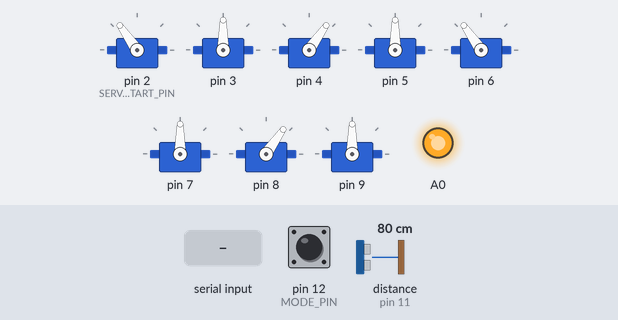
The sketch below on a simulated Arduino Nano, built with avr-gcc and run on an emulated ATmega328P. On the bench: 8 × servo, output pins drawn as LEDs (lit = HIGH). Inputs (shaded band) come from the test bench; at power-on: pin 12 (MODE_PIN) LOW, distance to the obstacle (sensor on pin 11) 80 cm. The echo pulse lasts 58.3 µs per cm; random numbers use the default seed unless the sketch sets one; pins used as bus, display or sensor lines are not drawn.

Above: at 4.3 s.
4.4 s: byte 98 (BACKWARD) received over Serial
At 4.75 s:
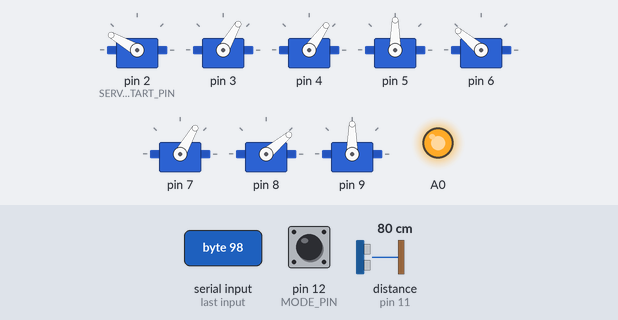
At 5.15 s:
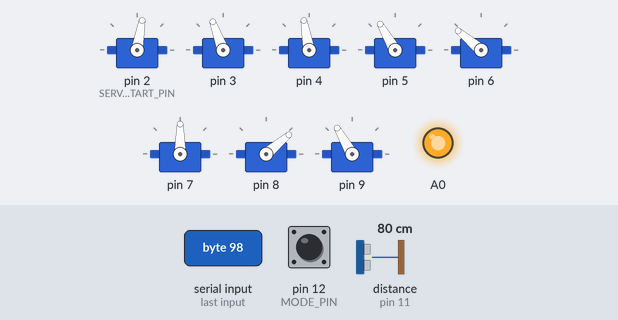
7.4 s: byte 103 (GO) received over Serial
10.4 s: byte 114 (RIGHT) received over Serial
13.4 s: byte 108 (LEFT) received over Serial
At 13.89 s:
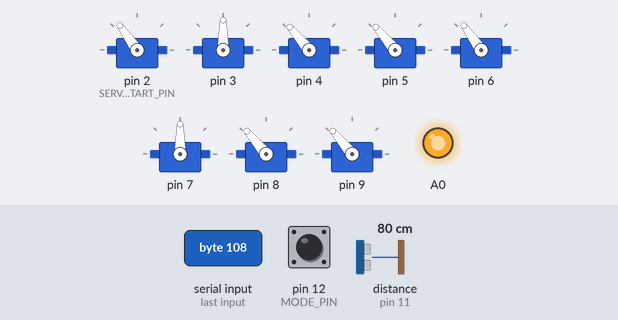
Timing chart, 0 to 17.4 s (numbered marks = the images above; inputs shaded):
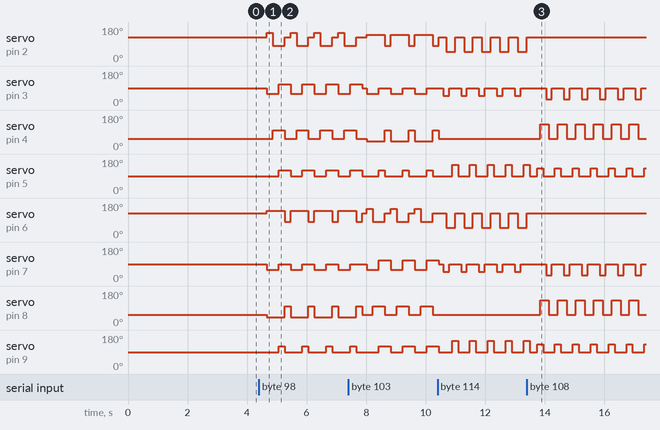

Measured:
- after the input at 4.4 s, servo on pin 2 (SERVO_START_PIN): 125° → 150° after 0.26 s, then repeats every 0.80 s: 80° 0.40 s, 125° 0.20 s, 150° 0.20 s; servo on pin 3: alternates 110° for 0.40 s and 60° for 0.40 s, starting after 0.26 s
- after the input at 13.4 s, servo on pin 4, servo on pin 8: alternates 130° for 0.30 s and 55° for 0.30 s, starting after 0.44 s

The sketch:

ez-arduino-quadruped-robot.ino
```cpp
/*
   This program is for this robot http://www.thingiverse.com/thing:1912377
*/
#include <Arduino.h>
#include "Oscillator.hpp"

//comment out below line if you don't use HC_SR04 sensor
#define __HC_SR04__

#ifdef __HC_SR04__
#define HC_SR04_TRIGGER_PIN 10
#define HC_SR04_ECHO_PIN 11
#define MIN_DISTANCE 10
#define MAX_DISTANCE MIN_DISTANCE + 10
#endif

#define MODE_PIN  12
#define SERVO_START_PIN 2
#define TIMEOUT 5000

#define FORWARD 'f'
#define LEFT 'l'
#define STAND 's'
#define RIGHT 'r'
#define BACKWARD 'b'
#define GO 'g'
#define RIGHT_FRONT 'c'
#define RIGHT_BACK 'e'
#define LEFT_FRONT 'd'
#define LEFT_BACK 'h'

// servo ID
#define FRONT_RIGHT_0 0
#define FRONT_RIGHT_1 1
#define BACK_RIGHT_0  2
#define BACK_RIGHT_1  3
#define BACK_LEFT_0   4
#define BACK_LEFT_1   5
#define FRONT_LEFT_0  6
#define FRONT_LEFT_1  7

typedef struct {
  int index;
  int degree;
  int delay;
} angle_t;


angle_t *forward = (angle_t []) {
  {FRONT_RIGHT_0, 140, 0},
  {FRONT_RIGHT_1, 60, 0},
  {BACK_RIGHT_0, 40, 0},
  {BACK_RIGHT_1, 90, 0},
  {BACK_LEFT_0, 150, 0},
  {BACK_LEFT_1, 60, 0},
  {FRONT_LEFT_0, 55, 0},
  {FRONT_LEFT_1, 90, 200},
  {BACK_LEFT_0, 80, 0},
  {FRONT_LEFT_0, 100, 200},
  {FRONT_RIGHT_1, 90, 0},
  {BACK_RIGHT_1, 120, 0},
  {BACK_LEFT_1, 110, 0},
  {FRONT_LEFT_1, 120, 200},
  {FRONT_RIGHT_0, 80, 0},
  {BACK_RIGHT_0, 100, 0},
  {BACK_RIGHT_1, 90, 0},
  {BACK_LEFT_0, 125, 0},
  {FRONT_LEFT_0, 55, 200},
  { -1, -1, -1}
};

angle_t *backward = (angle_t []) {
  {BACK_LEFT_0, 140, 0},
  {BACK_LEFT_1, 60, 0},
  {FRONT_LEFT_0, 40, 0},
  {FRONT_LEFT_1, 90, 0},
  {FRONT_RIGHT_0, 150, 0},
  {FRONT_RIGHT_1, 60, 0},
  {BACK_RIGHT_0, 55, 0},
  {BACK_RIGHT_1, 90, 200},
  {FRONT_RIGHT_0, 80, 0},
  {BACK_RIGHT_0, 100, 200},
  {BACK_LEFT_1, 90, 0},
  {FRONT_LEFT_1, 120, 0},
  {FRONT_RIGHT_1, 110, 0},
  {BACK_RIGHT_1, 120, 200},
  {BACK_LEFT_0, 80, 0},
  {FRONT_LEFT_0, 100, 0},
  {FRONT_LEFT_1, 90, 0},
  {FRONT_RIGHT_0, 125, 0},
  {BACK_RIGHT_0, 55, 200},
  { -1, -1, -1}
};

#define LEG_UP 50
#define LEG_DN 90
#define LEG_CLOSE 50  // move inward
#define LEG_OPEN 150  // move outward
#define LEG_TURN 125
#define INV(x) (180-x)

angle_t *right = (angle_t []) {
  {FRONT_RIGHT_1, LEG_UP, 0},
  {BACK_LEFT_1,   LEG_UP, 100},
  {FRONT_RIGHT_0, LEG_CLOSE, 0},
  {BACK_LEFT_0,   LEG_CLOSE, 100},
  //
  {FRONT_RIGHT_1, LEG_DN, 0},
  {BACK_LEFT_1,   LEG_DN, 100},
  {BACK_RIGHT_1, LEG_OPEN, 0},
  {FRONT_LEFT_1, LEG_OPEN, 100},
  //
  {FRONT_RIGHT_0, LEG_TURN,  0},
  {BACK_LEFT_0,   LEG_TURN,  100},
  {BACK_RIGHT_1,  LEG_DN,   0},
  {FRONT_LEFT_1,  LEG_DN,   100},
  { -1, -1, -1}
};

angle_t *left = (angle_t []) {
  {FRONT_LEFT_1, INV(LEG_UP), 0},
  {BACK_RIGHT_1, INV(LEG_UP), 100},
  {FRONT_LEFT_0, INV(LEG_CLOSE), 0},
  {BACK_RIGHT_0, INV(LEG_CLOSE), 100},
  //
  {FRONT_LEFT_1, INV(LEG_DN), 0},
  {BACK_RIGHT_1, INV(LEG_DN), 100},
  {BACK_LEFT_1, INV(LEG_OPEN), 0},
  {FRONT_RIGHT_1, INV(LEG_OPEN), 100},
  //
  {FRONT_LEFT_0, INV(LEG_TURN),  0},
  {BACK_RIGHT_0, INV(LEG_TURN),  100},
  {BACK_LEFT_1,  INV(LEG_DN),   0},
  {FRONT_RIGHT_1, INV(LEG_DN),   100},
  { -1, -1, -1}
};


angle_t *stand = (angle_t []) {
  {FRONT_RIGHT_0, 125, 0},
  {FRONT_RIGHT_1, 90, 0},
  {BACK_RIGHT_0, 55, 0},
  {BACK_RIGHT_1, 90, 0},
  {BACK_LEFT_0, 125, 0},
  {BACK_LEFT_1, 90, 0},
  {FRONT_LEFT_0, 55, 0},
  {FRONT_LEFT_1, 90, 150},
  { -1, -1, -1}
};


char movements[] = {FORWARD, LEFT, STAND, RIGHT, BACKWARD};
Oscillator servos[8];
unsigned long cur_time, prev_time;
char action;
char prev_action;
boolean auto_mode = true;

void locomotion(angle_t angles[]);

void setup() {
  int i;
  for (i = 0; i < 8; i++) {
    servos[i].attach(i + SERVO_START_PIN);
  }
  Serial.begin(115200);

#ifdef __HC_SR04__
  pinMode(HC_SR04_TRIGGER_PIN, OUTPUT);
  pinMode(HC_SR04_ECHO_PIN, INPUT);
#endif
  //
  pinMode(MODE_PIN, INPUT);
  auto_mode = digitalRead(MODE_PIN);
  if (auto_mode) {
    analogWrite(A0, 0);
    prev_action = action = FORWARD;
  } else {
    prev_action = action = STAND;
    analogWrite(A0, 128);
  }
  //
  locomotion(stand);
  randomSeed(analogRead(A7));
  cur_time = prev_time = millis();
  delay(3000);
}

void loop() {
  //locomotion(forward);return;
  if (auto_mode) {
    cur_time = millis();
    if (cur_time - prev_time >= TIMEOUT) {
      prev_time = cur_time;
      do {
        action = movements[(int)random(0, 5)];
      } while (action == prev_action || action == STAND);
      //Serial.println(action);
    }
#ifdef __HC_SR04__
    action = detect_obstacle(action);
#endif
  } else {
    if (Serial.available () > 0) {
      action = Serial.read ();
    }
  }

  if (1) {
    long receivedNumber = 0;
    boolean negative = false;
    byte channel = 0;

    switch (action) {
      case '>':
        //        if (negative)
        //          do(-receivedNumber, channel);
        //        else
        //          do(receivedNumber, channel);
        break;
      case  '<':  // fall through to start a new number
        receivedNumber = 0;
        negative = false;
        channel = 0;
        break;
      case GO:
#ifdef __HC_SR04__
        action = detect_obstacle(action);
        if (action == BACKWARD) {
          goto __backward;
        } else if (action == STAND) {
          goto __stand;
        }
#endif
      case FORWARD:
        if (action != prev_action) {
          prev_action = action;
          locomotion(stand);
        }
        locomotion(forward);
        break;

      case BACKWARD: // Go BACK
__backward:
        if (action != prev_action) {
          prev_action = action;
          locomotion(stand);
        }
        locomotion(backward);
        break;
      case RIGHT:
        if (action != prev_action) {
          prev_action = action;
          locomotion(stand);
        }
        locomotion(right);
        break;
      case RIGHT_FRONT:
        locomotion(stand);
        locomotion(right);
        locomotion(stand);
        locomotion(forward);
        locomotion(stand);
        break;
      case RIGHT_BACK:
        locomotion(stand);
        locomotion(right);
        locomotion(stand);
        locomotion(backward);
        locomotion(stand);
        break;
      case LEFT:
        if (action != prev_action) {
          prev_action = action;
          locomotion(stand);
        }
        locomotion(left);
        break;
      case LEFT_FRONT:
        locomotion(stand);
        locomotion(left);
        locomotion(stand);
        locomotion(forward);
        locomotion(stand);
        break;
      case LEFT_BACK:
        locomotion(stand);
        locomotion(left);
        locomotion(stand);
        locomotion(backward);
        locomotion(stand);
        break;
      case STAND:
__stand:
        locomotion(stand);
        break;
      case 'x':
        channel = 1;
        break;
      case 'y':
        channel = 2;
        break;
      case '0' ... '9':
        receivedNumber *= 10;
        receivedNumber += action - '0';
        break;
      case '-':
        negative = true;
        break;
    } // end of switch
  }
}


void locomotion(angle_t angles[]) {
  int i = 0;
  while (1) {
    if (angles[i].degree == -1 ||
        angles[i].index == -1 ||
        angles[i].delay == -1) {
      break;
    }
    servos[angles[i].index].SetPosition(angles[i].degree);
    if (angles[i].delay > 0) delay(angles[i].delay);
    i++;
  }
  //delay(1000);
}


#ifdef __HC_SR04__
char detect_obstacle(char action) {
  char i = action;
  long cm = distance_measure();
  if (cm < MIN_DISTANCE) {
    i = STAND;
  } else if (cm >= MIN_DISTANCE && cm <= MAX_DISTANCE) {
    i = BACKWARD;
  }
  return i;
}

long distance_measure()
{
  // establish variables for duration of the ping,
  // and the distance result in inches and centimeters:
  long duration, cm;

  // The PING))) is triggered by a HIGH pulse of 2 or more microseconds.
  // Give a short LOW pulse beforehand to ensure a clean HIGH pulse:

  digitalWrite(HC_SR04_TRIGGER_PIN, LOW);
  delayMicroseconds(2);
  digitalWrite(HC_SR04_TRIGGER_PIN, HIGH);
  delayMicroseconds(5);
  digitalWrite(HC_SR04_TRIGGER_PIN, LOW);

  // The same pin is used to read the signal from the PING))): a HIGH
  // pulse whose duration is the time (in microseconds) from the sending
  // of the ping to the reception of its echo off of an object.
  duration = pulseIn(HC_SR04_ECHO_PIN, HIGH);

  // The speed of sound is 340 m/s or 29 microseconds per centimeter.
  // The ping travels out and back, so to find the distance of the
  // object we take half of the distance travelled.
  cm =  duration / 29 / 2;
  //Serial.print(cm);
  //Serial.println("cm");
  // delay(100);
  return cm;
}
#endif
```

Oscillator.cpp
```cpp
/*
 * File:   Oscillator.cpp
 * Author: user
 *
 * Created on June 16, 2016, 3:35 PM
 */
#include "Oscillator.hpp"

Oscillator::Oscillator() {
    _trim = 0;
    _phase = 0;
    _O = 0;
    _phase0 = 0;

}

//-- This function returns true if another sample
//-- should be taken (i.e. the TS time has passed since
//-- the last sample was taken

bool Oscillator::next_sample() {

 //-- Read current time
  _currentMillis = millis();

  //-- Check if the timeout has passed
  if(_currentMillis - _previousMillis > _TS) {
    _previousMillis = _currentMillis;

    return true;
  }

  return false;
}

//-- Attach an oscillator to a servo
//-- Input: pin is the arduino pin were the servo
//-- is connected

void Oscillator::attach(int pin, bool rev) {
    //-- If the oscillator is detached, attach it.
    if (!_servo.attached()) {

        //-- Attach the servo and move it to the home position
        _servo.attach(pin);
        _servo.write(90);

        //-- Initialization of oscilaltor parameters
        _TS = 30;
        _T = 2000;
        _N = _T / _TS;
        _inc = 2 * M_PI / _N;

        _previousMillis = 0;

        //-- Default parameters
        _A = 45;
        _phase = 0;
        _phase0 = 0;
        _O = 0;
        _stop = false;

        //-- Reverse mode
        _rev = rev;
    }

}

//-- Detach an oscillator from his servo

void Oscillator::detach() {
    //-- If the oscillator is attached, detach it.
    if (_servo.attached())
        _servo.detach();

}

/*************************************/
/* Set the oscillator period, in ms  */

/*************************************/
void Oscillator::SetT(int T) {
    //-- Assign the new period
    _T = T;

    //-- Recalculate the parameters
    _N = _T / _TS;
    _inc = 2 * M_PI / _N;

};

/*******************************/
/* Manual set of the position  */

/******************************/

void Oscillator::SetPosition(int position) {
    _servo.write(position + _trim);
};


/*******************************************************************/
/* This function should be periodically called                     */
/* in order to maintain the oscillations. It calculates            */
/* if another sample should be taken and position the servo if so  */

/*******************************************************************/
int Oscillator::refresh() {
    int angle = -1;
    //-- Only When TS milliseconds have passed, the new sample is obtained
    if (next_sample()) {
        //-- If the oscillator is not stopped, calculate the servo position
        if (!_stop) {
            //-- Sample the sine function and set the servo pos
            _pos = round(_A * sin(_phase + _phase0) + _O);
            //_pos = round(_A * sin(_phase + _phase0) );
            if (_rev) _pos = -_pos;
            angle = _pos + 90 + _trim;
            //std::cout << (int) angle << std::endl;
            if (angle >= 0) {
                _servo.write(angle);
            } else {
                //std::cout << "#" << _servo.getPin() << " " << _O << std::endl;
            }
        }

        //-- Increment the phase
        //-- It is always increased, even when the oscillator is stop
        //-- so that the coordination is always kept
        _phase = _phase + _inc;

    }
    return angle;
}

Oscillator::~Oscillator() {
}
```

Oscillator.hpp
```cpp
/*
 * File:   Oscillator.hpp
 * Author: user
 *
 * Created on June 16, 2016, 3:35 PM
 */

#ifndef OSCILLATOR_HPP
#define OSCILLATOR_HPP
#include <Arduino.h>
#include <Servo.h>

class Oscillator {
public:

    Oscillator();
    void attach(int pin, bool rev = false);
    void detach();

    void SetA(int A) {
        _A = A;
    };

    void SetO(int O) {
        _O = O;
    };

    void SetPh(double Ph) {
        _phase0 = Ph;
    };
    void SetT(int T);

    void SetTrim(int trim) {
        _trim = trim;
    };

    int getTrim() {
        return _trim;
    };
    void SetPosition(int position);

    void Stop() {
        _stop = true;
    };

    void Play() {
        _stop = false;
    };

    void Reset() {
        _phase = 0;
    };
    int refresh();
    virtual ~Oscillator();

private:
    bool next_sample();


    //-- Oscillators parameters
    int _A; //-- Amplitude (degrees)
    int _O; //-- Offset (degrees)
    int _T; //-- Period (miliseconds)
    double _phase0; //-- Phase (radians)

    //-- Internal variables
    int _pos; //-- Current servo pos
    int _trim; //-- Calibration offset
    double _phase; //-- Current phase
    double _inc; //-- Increment of phase
    double _N; //-- Number of samples
    unsigned int _TS; //-- sampling period (ms)

    unsigned long _previousMillis;
    unsigned long _currentMillis;

    //-- Oscillation mode. If true, the servo is stopped
    bool _stop;

    //-- Reverse mode
    bool _rev;
    Servo _servo;
};

#endif /* OSCILLATOR_HPP */
```
